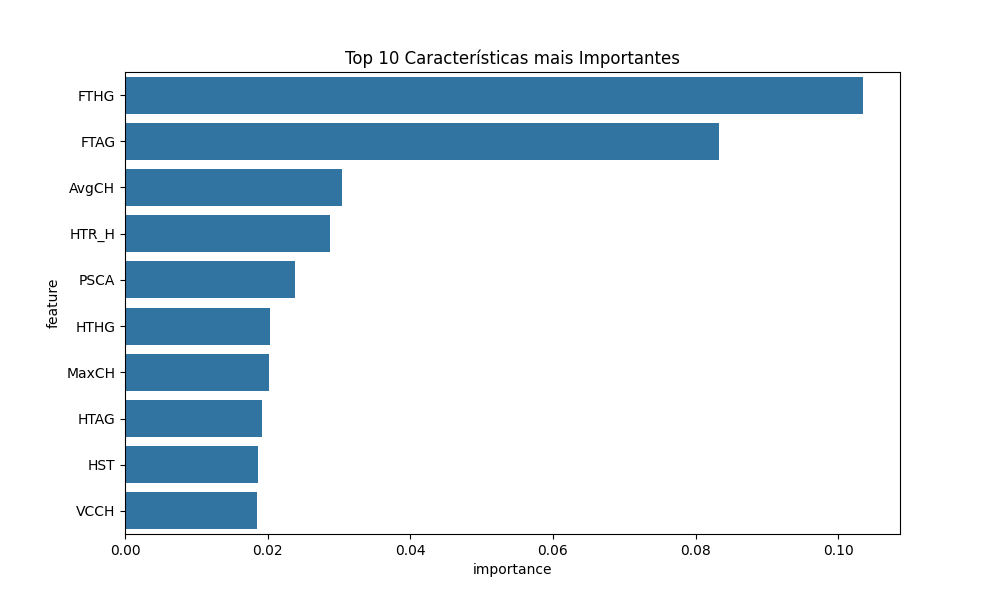

Write the Python code that produced this figure.
import pandas as pd
import joblib
import matplotlib.pyplot as plt
import seaborn as sns

# Carregar o modelo treinado
modelo = joblib.load('modelo_treinado.pkl')

# Importância das características
importances = modelo.feature_importances_
feature_names = pd.read_csv('features.csv').columns

# Criar um DataFrame para as importâncias das características
feature_importances = pd.DataFrame({'feature': feature_names, 'importance': importances})
feature_importances = feature_importances.sort_values(by='importance', ascending=False)

# Plotar as 10 características mais importantes
plt.figure(figsize=(10, 6))
sns.barplot(x='importance', y='feature', data=feature_importances.head(10))
plt.title('Top 10 Características mais Importantes')
plt.show()
